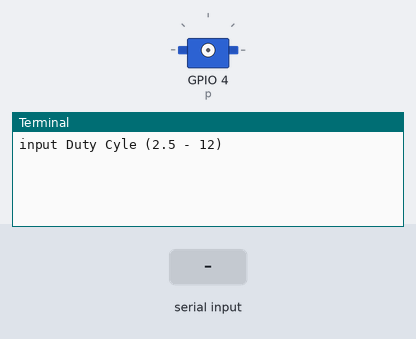
Recording of a program running on a simulated Raspberry Pi (BCM pin numbers). Parts: servo, the last lines printed to the terminal. The inputs (shaded band) are chosen by the test bench. Servo angles are drawn from the pulse width (0.5 ms = 0°, 2.5 ms = 180°).

Above: at 1.2 s.
1.3 s: "5" typed at the terminal, then Enter
At 1.56 s:
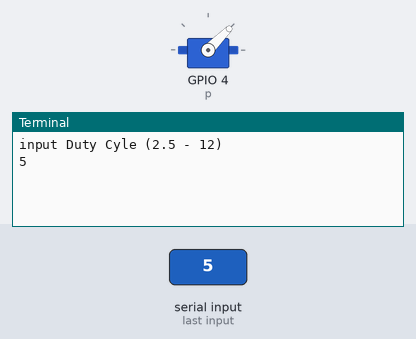
2.8 s: "90" typed at the terminal, then Enter
At 4.2 s:
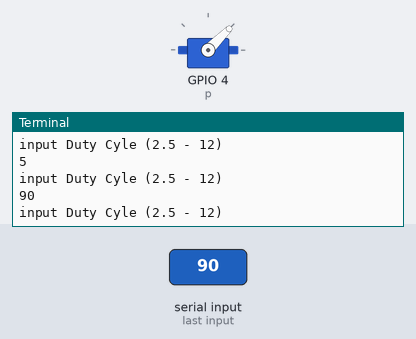

Measured:
- after the input at 1.3 s, the terminal: prints a new line at once (image 1)
- after the input at 2.8 s, the terminal: prints a new line at once (image 2)

The program:

SG902.py
```python
import time

#GPIOの初期設定
import RPi.GPIO as GPIO
GPIO.setmode(GPIO.BCM)

#GPIO4を出力端子設定
GPIO.setup(4, GPIO.OUT)

#GPIO4をPWM設定、周波数は50Hz
p = GPIO.PWM(4, 50)

#Duty Cycle 0%
p.start(0.0)

while True:
    print("input Duty Cyle (2.5 - 12)")
    dc = float(input())

    #DutyCycle dc%
    p.ChangeDutyCycle(dc)

    #最大180°回転を想定し、0.3sec以上待つ
    time.sleep(0.4)

    #回転終了したら一旦DutyCycle0%にする
    p.ChangeDutyCycle(0.0)
```
